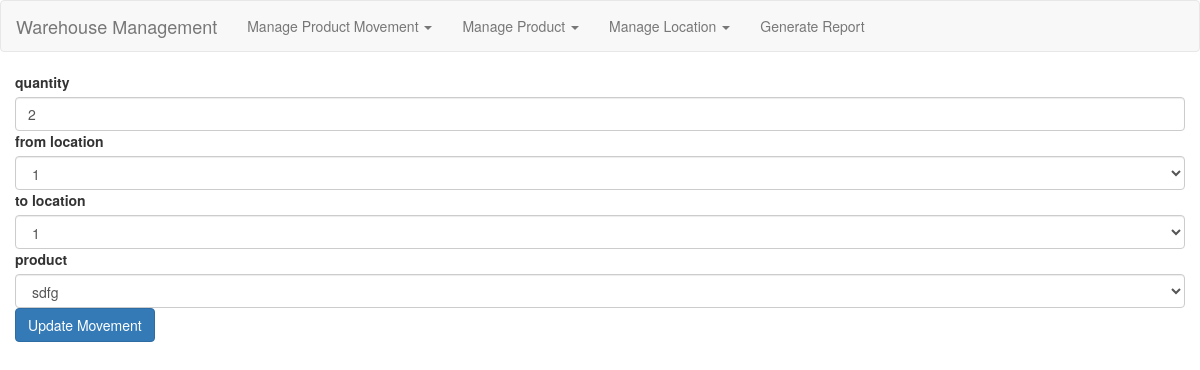
The app's page /product_movement/update_product_movement/2 with its own data.
### tables this page shows
CREATE TABLE ProductMovement (
  movement_id INTEGER PRIMARY KEY AUTOINCREMENT,
  timestamp TIMESTAMP DEFAULT CURRENT_TIMESTAMP NOT NULL,
  from_location INTEGER ,
  to_location INTEGER ,
  product_id INTEGER NOT NULL,
  qty INTEGER,
  FOREIGN KEY (movement_id) REFERENCES Product (product_id),
  FOREIGN KEY (from_location) REFERENCES Location (location_id),
  FOREIGN KEY (to_location) REFERENCES Location (location_id)
);

CREATE TABLE Product (
  product_id TEXT PRIMARY KEY
  );

### warehouse_management/product_movement.py (the view, shortened to what this page needs)
@bp.route("/update_product_movement/<id>", methods=["GET", "POST"])
def update_product_movement(id):
    try:
        db = get_db()
        prod_mov = db.execute(
            "SELECT   movement_id ,from_location, to_location, product_id, qty FROM ProductMovement  where movement_id = (?) Order By (timestamp)",
            (id,),
        ).fetchone()
        location_list = db.execute("SELECT location_id FROM Location ",)
        product_list = db.execute("SELECT product_id FROM Product ",)
    except sqlite3.Error as error:
        print(error)
        return render_template("error_occured.html")
    locations = [location[0] for location in location_list]
    return render_template(
        "product_movement/update.html",
        res={
            "prod_mov": prod_mov,
            "locations": locations,
            "product_list": product_list,
        },
    )

### warehouse_management/db.py (called while the page is built)
def get_db():
    if 'db' not in g:
        g.db = sqlite3.connect(
            current_app.config['DATABASE'],
            detect_types=sqlite3.PARSE_DECLTYPES
        )
        g.db.row_factory = sqlite3.Row
    return g.db

### warehouse_management/templates/product_movement/update.html (shortened to what this page needs)
{% extends 'base.html' %}
{% block content %}
<div class="container">
  <form method="post" action="{{  res.prod_mov[0]  | string() }}">
    <div class="row">
      <div class="mb-3">
        <label for="quantity">quantity</label>
        <input type="number" name="quantity" id="quantity" required value="{{res.prod_mov[4]}}" class="form-control">
      </div>
    </div>
    <div class="row">
      <label for="from location:">from location</label>
      <select name="from_location_id" class="form-control">
        {% for location in res.locations %}
        <option value="{{ location }}" {% if (location == res.prod_mov[1]) %} selected="selected" {% endif %}>
          {{ location }}</option>
        {% endfor %}
      </select>
    </div>
    <div class="row">
      <label for="to location:">to location</label>
      <select name="to_location_id" class="form-control">
        {% for location in res.locations %}
        <option value="{{ location }}" {% if (location == res.prod_mov[2]) %} selected="selected" {% endif %}>
          {{ location }}</option>
        {% endfor %}
      </select>
    </div>
    <div class="row">
      <label for="product">product</label>
      <select name="product_id" class="form-control">
        {% for product in res.product_list %}
        <option value="{{ product.product_id }}" {% if (product.product_id == res.prod_mov[3]) %} selected="selected"
          {% endif %}>{{ product.product_id }}</option>
        {% endfor %}
      </select>
    </div>
    <div class="row">
      <input type="submit" value="Update Movement" class="btn btn-primary">
    </div>
  </form>
</div>
{% endblock %}

### records on screen
ProductMovement: quantity "2", from_location_id "1", to_location_id "1", product_id "sdfg"
